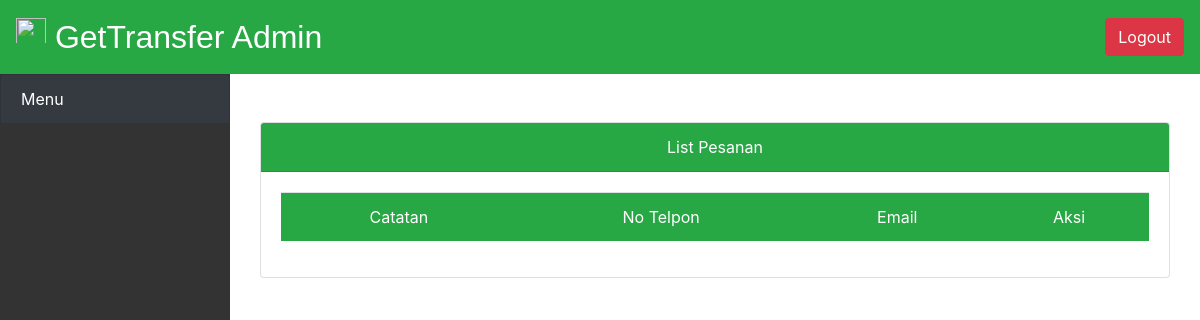
Page /admin/cek_pesanan.php on the earlier database version.
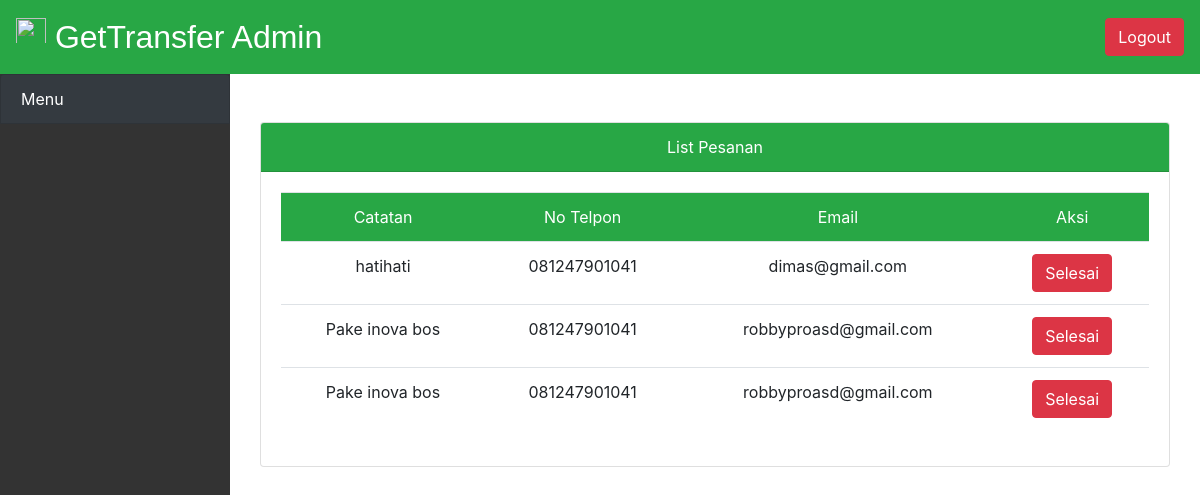
Same page on the later database version.
### tables this page shows
CREATE TABLE `pesan` (
  `id_pesan` int(11) NOT NULL,
  `note` varchar(100) NOT NULL,
  `no_telp` varchar(14) NOT NULL,
  `email` varchar(100) NOT NULL
);

### config/functions.php (called while the page is built, shortened)
<?php
class functions {
	public $conn;
	public function __construct()
	{
		$this->conn = mysqli_connect("localhost","root","","db_rentalmobil");
		$this->baseurl = "http://localhost/get-transfer/";
	}
	public function query($query)
	{
		$get = mysqli_query($this->conn, $query);
		while ( $row = mysqli_fetch_assoc($get) ) {
			$rows[] = $row;
		}
		return $rows;
	}
	public function num_rows($query)
	{
		$get = mysqli_query($this->conn, $query);
		return mysqli_num_rows($get);
	}
	public function pesan_get($id_pesan = null)
	{
		if ($id_pesan == null) {
			$query = "SELECT * FROM pesan";
			if ( $this->num_rows($query) < 1 ) {
				return 3;
			} else {
				return $this->query($query);
			}
		}
	}
}

### admin/cek_pesanan.php (the view, shortened to what this page needs)
<?php
include '../config/functions.php';
$myfunc = new functions();
include 'templates/header.php';
$get = $myfunc->pesan_get();
?>
<div class="col">
<div class="content-section col-12 text-center mt-5">
	<div class="card">
		<div class="card-header bg-success text-white">
			List Pesanan
		</div>
		<div class="card-body">
			<div class="table-responsive">
				<table class="table">
					<thead class="bg-success text-white">
						<tr>
							<td>Catatan</td>
							<td>No Telpon</td>
							<td>Email</td>
							<td>Aksi</td>
						</tr>
					</thead>
					<tbody>
						<?php foreach ($get as $row): ?>
							 <tr>
							 	<td><?= $row['note']; ?></td>
							 	<td><?= $row['no_telp']; ?></td>
							 	<td><?= $row['email']; ?></td>
							 	<td>
							 		<a href="<?= $myfunc->baseurl ?>admin/cek_pesanan.php?selesai=<?= $row['id_pesan'] ?>" class="btn btn-danger" onclick="return confirm('yakin ?')">Selesai</a>
							 	</td>
							 </tr>
						<?php endforeach ?>
					</tbody>
				</table>
			</div>
		</div>
	</div>
</div>
</div>

### admin/templates/header.php (shortened to what this page needs)
<!DOCTYPE html>
<html>
<head>
	<link rel="stylesheet" type="text/css" href="assets/css/bootstrap.min.css">
	<link rel="stylesheet" type="text/css" href="assets/css/style.css">
</head>
<body>
	<nav class="navbar navbar-expand-md navbar-dark bg-success">
	  <a class="navbar-brand" href="index.php">
	    <img src="../assets/img/gettransok.png" width="30" height="30" class="d-inline-block align-top" alt="">
	    <span class="menu-collapsed">GetTransfer Admin</span>
	  </a>
	  <div class="collapse navbar-collapse" id="navbarNavDropdown">
	    <a href="../logout.php" class="btn btn-danger ml-auto">Logout</a>
	  </div>
	</nav>
	<div class="row" id="body-row">
	    <div id="sidebar-container" class="sidebar-expanded d-none d-md-block">
	        <ul class="list-group">
	            <a href="#submenu1" data-toggle="collapse" aria-expanded="false" class="bg-dark list-group-item list-group-item-action flex-column align-items-start">
	                <div class="d-flex w-100 justify-content-start align-items-center">
	                    <span class="menu-collapsed">Menu</span>
	                </div>
	            </a>
	        </ul>
	    </div>

### assets/css/style.css (style rules this page uses)
html { scroll-behavior: smooth; }
.navbar { position: relative; z-index: 1; }
.navbar-brand { font-family: 'Viga', sans-serif; font-size: 32px; }
@media (min-width: 992px) { .navbar-brand, .nav-link { color: white !important; } }

### admin/templates/header.php (style rules this page uses)
#body-row { margin-left:0; margin-right:0; }
#sidebar-container { min-height: 100vh; background-color: #333; padding: 0; }
.sidebar-expanded { width: 230px; }
#sidebar-container .list-group a { height: 50px; color: white; }

Differences in the rows shown:
added pesan: note "hatihati", no_telp "081247901041", email "dimas@gmail.com"
added pesan: note "Pake inova bos", no_telp "081247901041", email "robbyproasd@gmail.com"
added pesan: note "Pake inova bos", no_telp "081247901041", email "robbyproasd@gmail.com"
